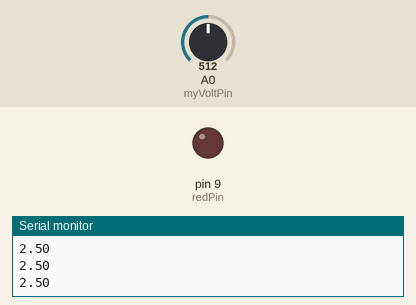
Simulated run of this sketch. Board: Arduino Uno, built with avr-gcc and run on an emulated ATmega328P. On the bench: output pins drawn as LEDs (lit = HIGH), the last lines printed to the serial monitor. Inputs (shaded band) come from the test bench; at power-on: A0 (myVoltPin) = 512.

Above: at 1.2 s.
1.3 s: A0 (myVoltPin) set to 809
2.8 s: A0 (myVoltPin) set to 836
At 3.8 s:
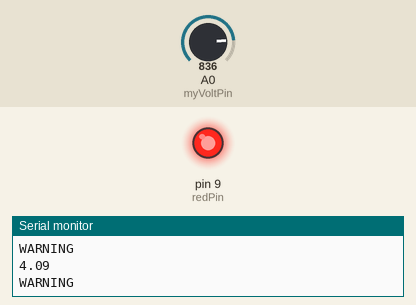
4.3 s: A0 (myVoltPin) set to 716
At 5.1 s:
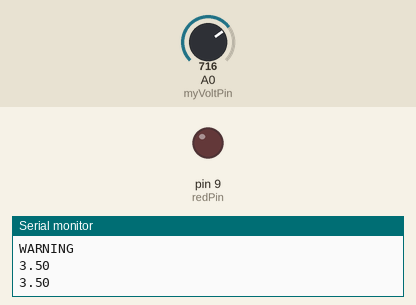
5.9 s: A0 (myVoltPin) set to 900
At 6.4 s:
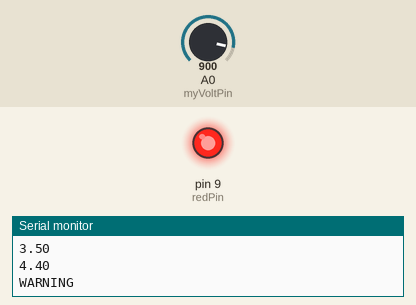
Timing chart, 0 to 8.5 s (numbered marks = the images above; inputs shaded):
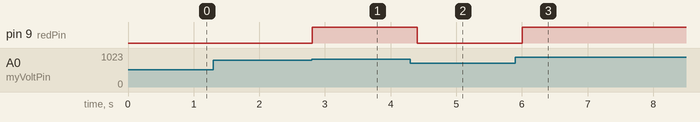

Measured:
- the behaviour switches between 818 and 819 on A0 (myVoltPin) (found by bisection; images 0 and 1)
- after the input at 2.8 s, pin 9 (redPin): LOW → HIGH at once
- after the input at 4.3 s, pin 9 (redPin): HIGH → LOW after 0.11 s
- after the input at 5.9 s, pin 9 (redPin): LOW → HIGH after 0.11 s

The sketch:

red_led_warning.ino
```cpp
int myVoltPin=A0;
int readVal;
float V2;
int redPin=9;
void setup() {
  // put your setup code here, to run once:
Serial.begin(9600);
pinMode(redPin,OUTPUT);
}

void loop() {
  // put your main code here, to run repeatedly:
readVal=analogRead(myVoltPin);
V2=(5./1023.)*readVal;
Serial.println(V2);
if(V2>4.0){
  Serial.println("WARNING");
  digitalWrite(redPin,HIGH);
}
if(V2<4.0){
  digitalWrite(redPin,LOW);
}
delay(400);
}
```
